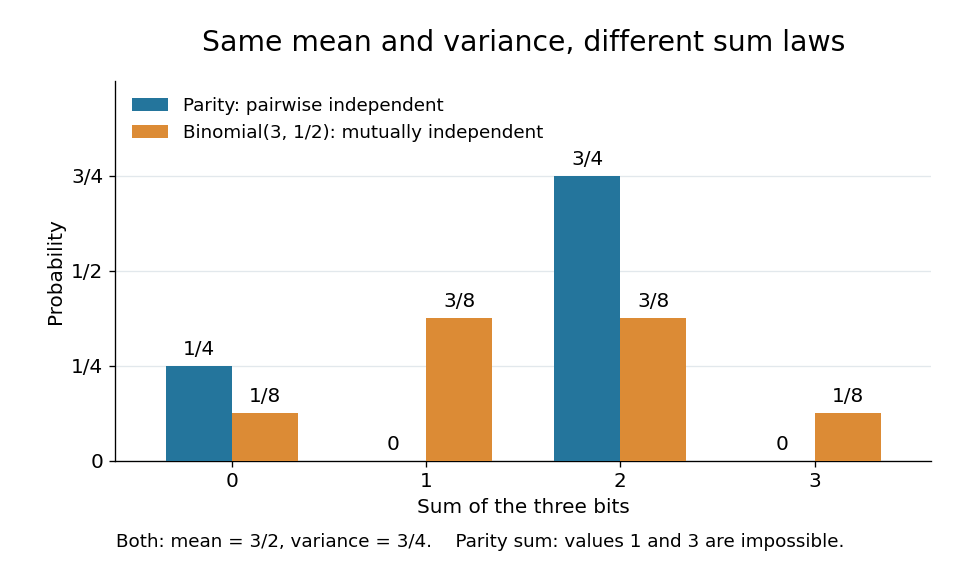

Write the Python code that produced this figure.
"""Original exact sum comparison. Tested: Python 3.14.4, Matplotlib 3.10.7.

Run from _media; writes the matching PNG basename to the current directory.
"""
from fractions import Fraction
from itertools import product
from pathlib import Path

import matplotlib
matplotlib.use("Agg")
import matplotlib.pyplot as plt


def main():
    parity_sums = [u + v + (u ^ v) for u, v in product((0, 1), repeat=2)]
    iid_sums = [sum(t) for t in product((0, 1), repeat=3)]
    laws = [[Fraction(values.count(s), len(values)) for s in range(4)]
            for values in (parity_sums, iid_sums)]
    for law in laws:
        mean = sum(s*p for s, p in enumerate(law))
        variance = sum((s-mean)**2*p for s, p in enumerate(law))
        assert mean == Fraction(3, 2) and variance == Fraction(3, 4)
    plt.rcParams.update({"font.size": 12, "font.family": "DejaVu Sans"})
    fig, ax = plt.subplots(figsize=(8, 4.8), dpi=120, facecolor="white")
    colors = ["#24759c", "#dc8b35"]
    labels = ["Parity: pairwise independent", "Binomial(3, 1/2): mutually independent"]
    width = .34
    for i, (law, color, label) in enumerate(zip(laws, colors, labels)):
        positions = [s + (i-.5)*width for s in range(4)]
        ax.bar(positions, [float(p) for p in law], width=width,
               color=color, label=label, zorder=3)
        for x, p in zip(positions, law):
            ax.text(x, float(p)+.018, str(p), ha="center", va="bottom", fontsize=12)
    ax.set_title("Same mean and variance, different sum laws", fontsize=17, pad=18)
    ax.set_xlabel("Sum of the three bits")
    ax.set_ylabel("Probability")
    ax.set_xticks(range(4))
    ax.set_yticks([0, .25, .5, .75], ["0", "1/4", "1/2", "3/4"])
    ax.set_ylim(0, 1.0)
    ax.set_xlim(-.6, 3.6)
    ax.grid(axis="y", color="#e2e8ec", zorder=0)
    ax.spines[["top", "right"]].set_visible(False)
    ax.legend(loc="upper left", frameon=False, fontsize=11)
    fig.text(.5, .05, "Both: mean = 3/2, variance = 3/4.    Parity sum: values 1 and 3 are impossible.",
             ha="center", fontsize=11)
    fig.subplots_adjust(left=.12, right=.97, top=.86, bottom=.20)
    fig.savefig(Path.cwd() / Path(__file__).with_suffix(".png").name,
                facecolor="white", transparent=False)
    plt.close(fig)


if __name__ == "__main__":
    main()
